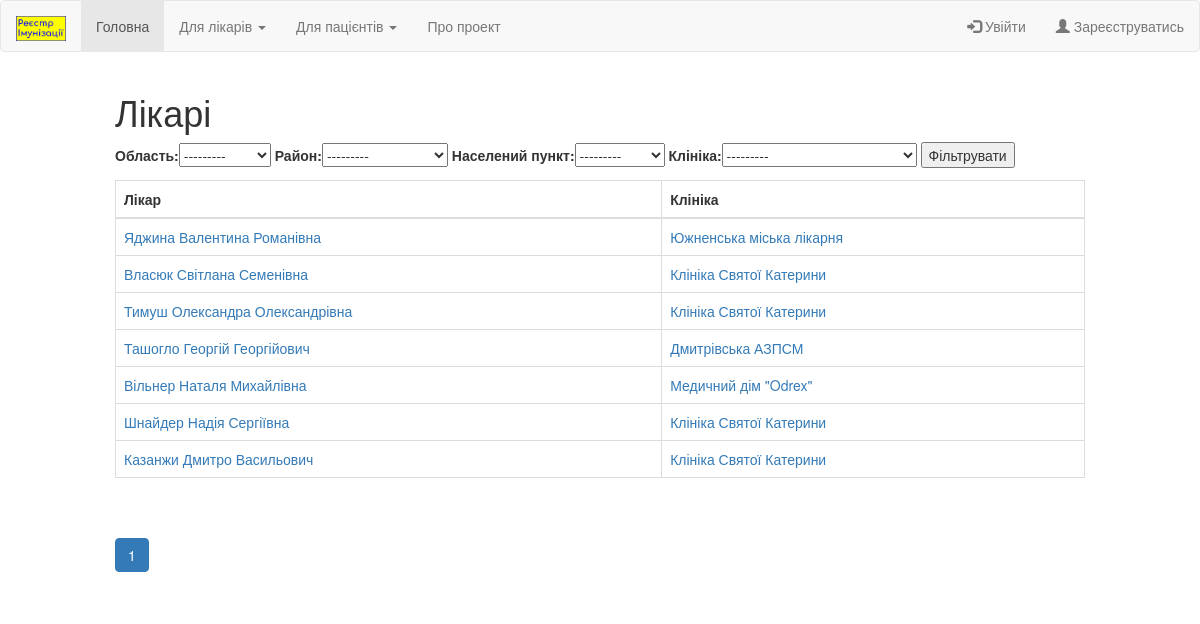
The app's page /registry/doctors/ with its own data.
### registry/models.py (models this page shows, shortened)
class Region(models.Model):
    region = models.CharField(max_length=32)
    def __str__(self):
        return self.region
    class Meta:
        verbose_name = "Область"
        verbose_name_plural = "Області"
        ordering = ['region']

class District(models.Model):
    district = models.CharField(max_length=32)
    region = models.ForeignKey(Region, on_delete=models.SET_NULL, null=True, blank=True)
    def __str__(self):
        return self.district
    class Meta:
        verbose_name = "Район"
        verbose_name_plural = "Райони"
        ordering = ['district']

class Locality(models.Model):
    locality = models.CharField(max_length=32)
    district = models.ForeignKey(District, on_delete=models.SET_NULL, null=True, blank=True)
    def __str__(self):
        return self.locality
    class Meta:
        verbose_name = "Населений пункт"
        verbose_name_plural = "Населені пункти"
        ordering = ['locality']

class Doctor(models.Model):
    firstname = models.ForeignKey(Firstname, on_delete=models.SET_NULL, null=True, blank=True)
    patronymic = models.ForeignKey(Patronymic, on_delete=models.SET_NULL, null=True, blank=True)
    lastname = models.ForeignKey(Lastname, on_delete=models.SET_NULL, null=True, blank=True)
    clinic = models.ForeignKey(Clinic, on_delete=models.SET_NULL, null=True, blank=True)
    def get_registry_url(self):
        return reverse('doctor', args=[str(self.id)])
    class Meta:
        verbose_name = "Лікар"
        verbose_name_plural = "Лікарі"
        ordering = ['-id']

class Lastname(models.Model):
    lastname = models.CharField(max_length=32)
    def __str__(self):
        return self.lastname
    class Meta:
        verbose_name = "Фамілія"
        verbose_name_plural = "Фамілії"

class Firstname(models.Model):
    firstname = models.CharField(max_length=32)
    def __str__(self):
        return self.firstname
    class Meta:
        verbose_name = "Ім'я"
        verbose_name_plural = "Імена"

class Patronymic(models.Model):
    patronymic = models.CharField(max_length=32)
    def __str__(self):
        return self.patronymic
    class Meta:
        verbose_name = "По-батькові"
        verbose_name_plural = "По-батькові"

class Clinic(models.Model):
    clinic = models.CharField(max_length=64)
    logo = models.ImageField(upload_to='uploads/%Y/%m/%d/', blank=True, null=True)
    info = models.TextField(max_length=265, blank=True, null=True)
    locality = models.ForeignKey(Locality, on_delete=models.SET_NULL, null=True, blank=True)
    def __str__(self):
        return self.clinic
    def get_registry_url(self):
        return reverse('clinic', args=[str(self.id)])
    class Meta:
        verbose_name = "Клініка"
        verbose_name_plural = "Клініки"
        ordering = ['-id']

### registry/views.py (the view)
# urls.py: path('doctors/', views.doctors, name='api_doctors'),
def doctors(request):
    form = DoctorsSearchForm(request.GET)
    if form.is_valid():
        clinic = form.cleaned_data['clinic']
        locality = form.cleaned_data['locality']
        district = form.cleaned_data['district']
        region = form.cleaned_data['region']
        if clinic is not None:
            doctors = Doctor.objects.filter(clinic = clinic)
        elif locality is not None:
            doctors = Doctor.objects.filter(clinic__locality = locality)
        elif district is not None:
            doctors = Doctor.objects.filter(clinic__locality__district = district)
        elif region is not None:
            doctors = Doctor.objects.filter(clinic__locality__district__region = region)
        else:
            doctors = Doctor.objects.all()
    else:
        doctors = Doctor.objects.all()
    pages = Paginator(doctors, 30)
    current_page = request.GET.get('page', 1)
    try:
        current_page = int(current_page)
    except:
        current_page = 1
    if current_page not in pages.page_range:
        current_page = 1
    doctors = pages.page(current_page)
    num_pages = pages.page_range
    context = {'doctors': doctors, 'num_pages': num_pages, 'current_page': current_page, 'form': form}
    return render(request, 'registry/doctors.html', context)

### registry/forms.py
class DoctorsSearchForm(forms.Form):
    region = forms.ModelChoiceField(label='Область', queryset = Region.objects.all(), required=False)
    district = forms.ModelChoiceField(label='Район', queryset = District.objects.all(), required=False)
    locality = forms.ModelChoiceField(label='Населений пункт', queryset = Locality.objects.all(), required=False)
    clinic = forms.ModelChoiceField(label='Клініка', queryset = Clinic.objects.all(), required=False)

### registry/templates/registry/doctors.html (shortened to what this page needs)
{% extends "base.html" %}
{% block content %}
    <h1>Лікарі</h1>
<form action="" method="get">
    {{ form }}
    <input type="submit" value="Фільтрувати">
</form>
<table class="table table-bordered">
    <thead>
    <tr>
        <th>Лікар</th>
        <th>Клініка</th>
    </tr>
    </thead>
    <tbody>
    {% for doctor in doctors %}
    <tr>
        <td><a href="{{ doctor.get_registry_url }}">{{ doctor.lastname }} {{ doctor.firstname }} {{ doctor.patronymic }}</a></td>
        <td><a href="{{ doctor.clinic.get_registry_url }}">{{ doctor.clinic }}</a></td>
    </tr>
    {% endfor %}
    </tbody>
</table>
<br>
<ul class="pagination">
    {% for num in num_pages %}
        {% if num == current_page %}
            <li class="page-item active"><span class="page-link">{{num}}</span></li>
        {% else %}
            <li class="page-item"><a class="page-link" href="{% url 'doctors' %}?page={{num}}">{{num}}</a></li>
        {% endif %}
    {% endfor %}
</ul>
    {% load static %}
{% endblock %}

### records on screen
Region: region "---------"
District: district "---------"
Locality: locality "---------"
Doctor: lastname "Яджина", firstname "Валентина", patronymic "Романівна", clinic "Южненська міська лікарня"
Doctor: lastname "Власюк", firstname "Світлана", patronymic "Семенівна", clinic "Клініка Святої Катерини"
Doctor: lastname "Тимуш", firstname "Олександра", patronymic "Олександрівна", clinic "Клініка Святої Катерини"
Doctor: lastname "Ташогло", firstname "Георгій", patronymic "Георгійович", clinic "Дмитрівська АЗПСМ"
Doctor: lastname "Вільнер", firstname "Наталя", patronymic "Михайлівна", clinic "Медичний дім \"Odrex\""
Doctor: lastname "Шнайдер", firstname "Надія", patronymic "Сергіївна", clinic "Клініка Святої Катерини"
Doctor: lastname "Казанжи", firstname "Дмитро", patronymic "Васильович", clinic "Клініка Святої Катерини"

### other values on screen
{{ num }} "1"
